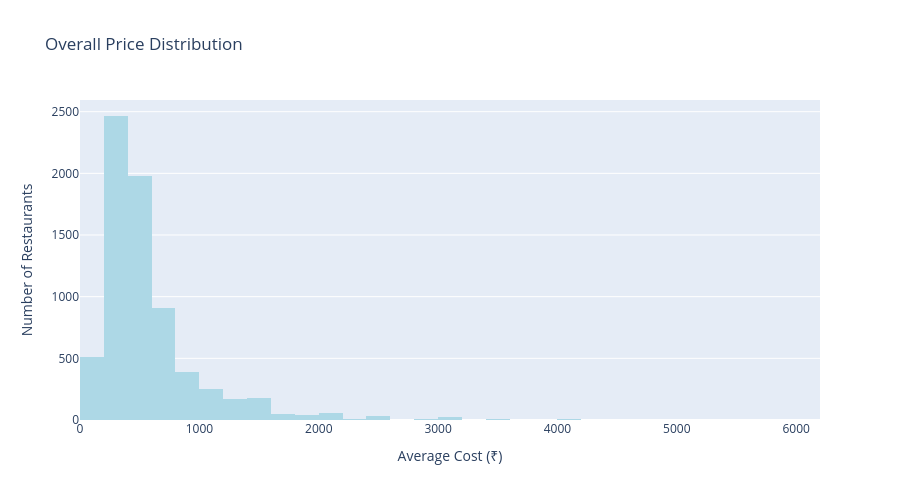

Notebook code for this chart:
### Code cell
# 6. Price Distribution (Histogram with KDE)
fig = go.Figure()

fig.add_trace(go.Histogram(
    x=df['avg_cost'],
    nbinsx=50,
    name='Distribution',
    marker_color='lightblue'
))

fig.update_layout(
    title='Overall Price Distribution',
    xaxis_title='Average Cost (₹)',
    yaxis_title='Number of Restaurants',
    height=500,
    showlegend=False
)

fig.show()

print(f"\nPrice Distribution Statistics:")
print(f"  Mean: ₹{df['avg_cost'].mean():.0f}")
print(f"  Median: ₹{df['avg_cost'].median():.0f}")
print(f"  Std Dev: ₹{df['avg_cost'].std():.0f}")
print(f"  Skewness: {stats.skew(df['avg_cost']):.3f}")

### Figure 1 — Plotly figure (JSON) as saved in the notebook; plotly's stock layout.template omitted (floating-point values rounded to 4 significant figures; data arrays with more than 128 entries replaced by an {"elided": "..."} marker saying what was removed)
{"data": [{"marker": {"color": "lightblue"}, "name": "Distribution", "nbinsx": 50, "type": "histogram", "x": {"elided": "7105 int values"}}], "layout": {"height": 500, "showlegend": false, "title": {"text": "Overall Price Distribution"}, "xaxis": {"title": {"text": "Average Cost (₹)"}}, "yaxis": {"title": {"text": "Number of Restaurants"}}}}
